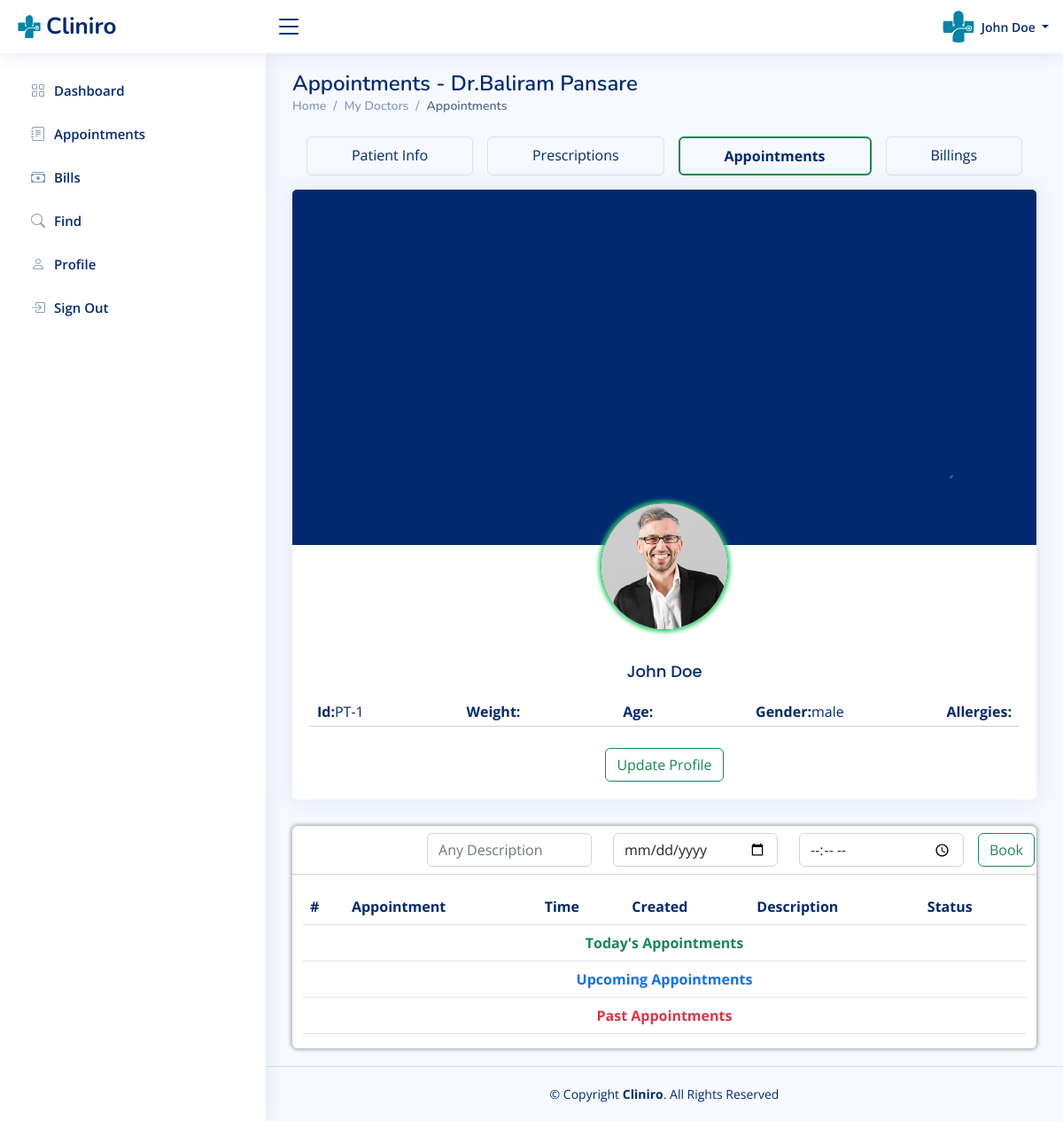
/patient/patientappointment.php?patid=1 (signed in), run on the app's committed database.
### tables this page shows
CREATE TABLE `users` (
  `id` int(11) NOT NULL,
  `fullName` varchar(255) DEFAULT NULL,
  `address` longtext DEFAULT NULL,
  `city` varchar(255) DEFAULT NULL,
  `gender` varchar(255) DEFAULT NULL,
  `email` varchar(255) DEFAULT NULL,
  `password` varchar(255) DEFAULT NULL,
  `regDate` timestamp NULL DEFAULT current_timestamp(),
  `updationDate` timestamp NULL DEFAULT NULL ON UPDATE current_timestamp(),
  `Age` int(3) DEFAULT NULL,
  `Height` int(4) DEFAULT NULL,
  `Weight` int(3) DEFAULT NULL,
  `Medication` varchar(200) DEFAULT NULL,
  `Allergy` varchar(200) DEFAULT NULL,
  `Phone` bigint(10) DEFAULT NULL,
  `Locality` varchar(100) DEFAULT NULL,
  `Ename` varchar(50) DEFAULT NULL,
  `Erelation` varchar(50) DEFAULT NULL,
  `Econtact` bigint(10) DEFAULT NULL,
  `otp` int(10) NOT NULL
);

CREATE TABLE `doctors` (
  `id` int(11) NOT NULL,
  `specilization` varchar(255) DEFAULT NULL,
  `doctorName` varchar(255) DEFAULT NULL,
  `address` longtext DEFAULT NULL,
  `docFees` varchar(255) DEFAULT NULL,
  `contactno` bigint(11) DEFAULT NULL,
  `docEmail` varchar(255) DEFAULT NULL,
  `gender` text DEFAULT NULL,
  `age` varchar(20) DEFAULT NULL,
  `dob` varchar(50) DEFAULT NULL,
  `clinic_name` varchar(50) DEFAULT NULL,
  `clinic_contact` bigint(11) DEFAULT NULL,
  `clinic_timing` varchar(50) DEFAULT NULL,
  `closed` varchar(50) DEFAULT '-',
  `clinic_locality` varchar(50) DEFAULT NULL,
  `clinic_city` varchar(50) DEFAULT NULL,
  `password` varchar(255) DEFAULT NULL,
  `creationDate` timestamp NULL DEFAULT current_timestamp(),
  `updationDate` timestamp NULL DEFAULT NULL ON UPDATE current_timestamp()
);

### patient/patientappointment.php (the view, shortened to what this page needs)
<?php
include('include/config.php');
if(strlen($_SESSION['id']==0))
{
 header('location:patientlogout.php');
  } else{
?>
<!DOCTYPE html>
<html lang="en">
  <?php include('include/head.php');?>
  <body>
    <?php include('include/header.php');?>
    <?php include('include/sidebar.php');?>
    <main class="main" id="main">
      <div class="pagetitle">
        <h1>Appointments -
        <?php
                                    $docid=$_GET['patid'];
                                    $ret=mysqli_query($con,"SELECT doctorName FROM doctors where id='$docid';");
                                    if ($row=mysqli_fetch_array($ret)) { ?>
                                    Dr.<?php echo $row['doctorName'];?></h4>
                            <?php } ?>
        </h1>
        <nav>
          <ol class="breadcrumb">
            <li class="breadcrumb-item"><a href="dashboard.php">Home</a></li>
            <li class="breadcrumb-item">My Doctors</li>
            <li class="breadcrumb-item active">Appointments</li>
          </ol>
        </nav>
      </div>
      <section class="section">
        <?php
         $docid=$_GET['patid'];
         $patid = $_SESSION['id'];
         $ret=mysqli_query($con,"select * from users where id='$patid'");
         while ($row=mysqli_fetch_array($ret)) {
        ?>
        <div class="d-flex flex-wrap text-center m-2 rounded" id="patient-nav">
          <a href="doctor-profile.php?viewid=<?php echo $docid;?>" class="p-2 flex-grow-1 border rounded m-2">Patient Info</a>
          <a href="prescription.php?prespid=<?php echo $docid;?>" class="p-2 flex-grow-1 border rounded m-2">Prescriptions</a>
          <a href="patientappointment.php?patid=<?php echo $docid;?>" class="p-2 flex-grow-1 border rounded m-2 border-success border-2 fw-bold">Appointments</a>
          <a href="patientbilling.php?patid=<?php echo $docid;?>" class="p-2 flex-grow-1 border rounded m-2">Billings</a>
        </div>
        <div class="row" >
          <div class="col-xxl-3 ">
            <div class="card">
              <img class="card-img-top" src="../assets/img/cardback.png" alt="Bologna">
              <div class="card-body text-center">
                <img class="avatar rounded-circle" src="../assets/img/messages-3.jpg" alt="patientpic">
                <h4 class="card-title"><?php  echo $row['fullName'];?></h4>
                <div class="d-flex justify-content-between flex-wrap" id="form-subhead">
                  <div class="px-2"> <b>Id:</b>PT-<?php  echo $row['id'];?></div>
                  <div class="px-2"> <b>Weight:</b><?php  echo $row['Weight'];?></div>
                  <div class="px-2"> <b>Age:</b><?php  echo $row['Age'];?></div>
                  <div class="px-2"> <b>Gender:</b><?php  echo $row['gender'];?></div>
                  <div class="px-2"> <b>Allergies:</b> <?php  echo $row['Allergy'];?></div>
                </div>
                <hr class="mt-1">
                <a href="patient-profile.php"><button class="btn btn-outline-success mt-2 text-center align-items-center">Update Profile</button></a>
              </div>
            </div>
            <?php }?>
          </div>
          <div class="col-xxl-9">
            <div class="container-fluid box8 rounded table-responsive" id="patients-patients-cont">
              <form method="post" name="submit">
                  <div class="row mt-2 justify-content-end">
                      <div class="col-3 form-group">
                          <input type="text" class="form-control" name="apptdescrip" placeholder="Any Description" >
                      </div>
                      <div class="col-3 form-group">
                          <input type="date" class="form-control" name="appt" placeholder="Date"  required>
                      </div>
                      <div class="col-3 form-group">
                          <input type="time" class="form-control" name="time" placeholder="time">
                      </div>
                      <div class="col-1 px-1 form-group">
                          <button type="submit" name="submit" class="btn btn-outline-success ">Book</button>
                      </div>
                      <hr class="mt-2">
                  </div>
              </form>
              <table class="table">
                <thead>
                  <tr id="form-subhead">
                    <th scope="col">#</th>
                    <th scope="col">Appointment</th>
                    <th scope="col">Time</th>
                    <th scope="col">Created</th>
                    <th scope="col">Description</th>
                    <th scope="col">Status</th>
                  </tr>
                </thead>
                <tbody>
                <tr>
          <td colspan="6" class="text-center fw-bold text-success">Today's Appointments</td>
        </tr>
                    <tr>
          <td colspan="6" class="text-center fw-bold text-primary">Upcoming Appointments</td>
        </tr>
                    <tr>
          <td colspan="6" class="text-center fw-bold text-danger">Past Appointments</td>
        </tr>
                  </tbody>
                </table>
              </div>
            </div>
          </div>
       </section>
      </main>
      <?php include('include/footer.php');?>
    </body>
    </html>
<?php } ?>

### patient/include/header.php (shortened to what this page needs)
<header id="header" class="header fixed-top d-flex align-items-center">
  <div class="d-flex align-items-center justify-content-between">
    <a href="index.html" class="logo d-flex align-items-center">
      <img src="assets/img/logo.svg" alt="">
      <span class="d-none d-lg-block">Cliniro</span>
    </a>
    <i class="bi bi-list toggle-sidebar-btn"></i>
  </div>
  <nav class="header-nav ms-auto">
    <ul class="d-flex align-items-center">
      <li class="nav-item dropdown pe-3">
        <a class="nav-link nav-profile d-flex align-items-center pe-0" href="#" data-bs-toggle="dropdown">
          <img src="assets/img/logo copy.svg" alt="Profile" class="rounded-circle">
          <span class="d-none d-md-block dropdown-toggle ps-2">
          <?php $query=mysqli_query($con,"select fullName from users where id='".$_SESSION['id']."'");
          while($row=mysqli_fetch_array($query))
          {
           echo $row['fullName'];
          }?>
          </span>
        </a>
          </li>
        </ul>
  </nav>
</header>

### patient/assets/css/style.css (style rules this page uses)
:root { scroll-behavior: smooth; }
body { font-family: "Open Sans", sans-serif; background: #f6f9ff; color: #444444; }
a { color: #4154f1; text-decoration: none; }
h1, h2, h3, h4, h5, h6 { font-family: "Nunito", sans-serif; }
#main { margin-top: 60px; padding: 20px 30px; transition: all 0.3s; }
.pagetitle { margin-bottom: 10px; }
.pagetitle h1 { font-size: 24px; margin-bottom: 0; font-weight: 600; color: #012970; }
.card { margin-bottom: 30px; border: none; border-radius: 5px; box-shadow: 0px 0 30px rgba(1, 41, 112, 0.1); }
.card-title { padding: 20px 0 15px 0; font-size: 18px; font-weight: 500; color: #012970; font-family: "Poppins", sans-serif; }
.card-body { padding: 0 20px 20px 20px; }
.breadcrumb { font-size: 14px; font-family: "Nunito", sans-serif; color: #899bbd; font-weight: 600; }
.breadcrumb a { color: #899bbd; transition: 0.3s; }
.breadcrumb .breadcrumb-item::before { color: #899bbd; }
.breadcrumb .active { color: #51678f; font-weight: 600; }
.logo { line-height: 1; }
@media (min-width: 1200px) { .logo { width: 280px; } }
.logo img { max-height: 26px; margin-right: 6px; }
.logo span { font-size: 26px; font-weight: 700; color: #012970; font-family: "Nunito", sans-serif; }
.header { transition: all 0.5s; z-index: 997; height: 60px; box-shadow: 0px 2px 20px rgba(1, 41, 112, 0.1); background-color: #fff; padding-left: 20px; }
.header .toggle-sidebar-btn { font-size: 32px; padding-left: 10px; cursor: pointer; color: #012970; }
.header-nav ul { list-style: none; }
.header-nav>ul { margin: 0; padding: 0; }
.header-nav .nav-profile { color: #012970; }
.header-nav .nav-profile img { max-height: 36px; }
.header-nav .nav-profile span { font-size: 14px; font-weight: 600; }
@media (min-width: 1200px) { #main, #footer { margin-left: 300px; } }
.section { flex: 0 0 300px; min-height: 500px; }
button { cursor: pointer; }
.box8 { box-shadow: 0px 0px 5px 1px #999; }
#patients-patients-cont { background-color: white; }
#form-subhead { color: #012970; }
.avatar { border: 0.1rem solid #2eca6a; margin-top: -3rem; margin-bottom: 1rem; max-width: 9rem; box-shadow: 0px 0px 5px 2px #2eca6a; }
#patient-nav a { color: #012970 !important; }

### data on the page
users: fullName "John Doe", id "1", gender "male"
doctors: doctorName "Baliram Pansare"
